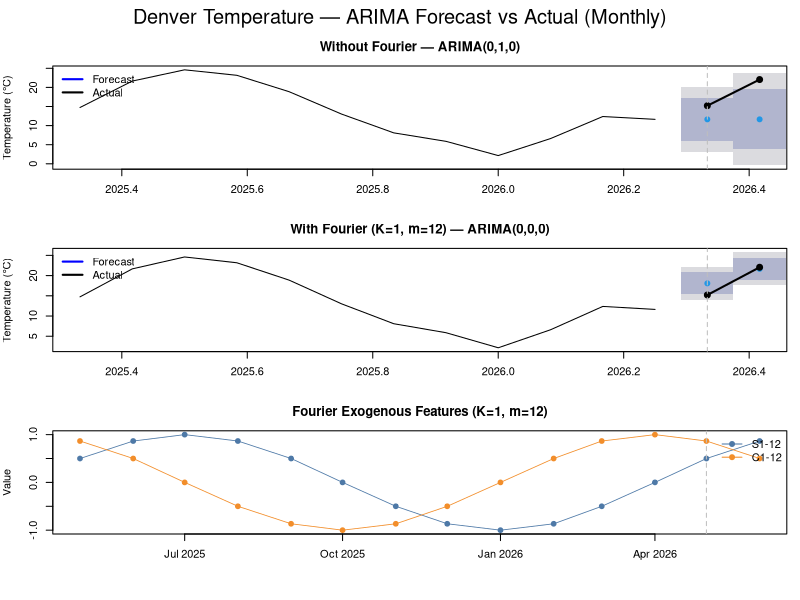

R code for this plot:
library(forecast)
library(lubridate)

# How many sine and cosine terms should be created?
# Results in 2*K extra exogenous terms
# Must be less than 2 / M
K <- 1

# Period of seasonality
M <- 12

# Monthly dataset of Denver temperature from the past 14 months.
# I used this dataset because it has strong seasonality.
# Data is from fetch_denver_temp.py.
df <- read.csv("denver_temperature.csv")
df$month <- as.Date(df$time)
df$time  <- NULL

train_df <- head(df, 12)
test_df  <- tail(df, 2)

start_train <- c(year(train_df$month[1]), month(train_df$month[1]))
ts_train    <- ts(train_df$temp, frequency = M, start = start_train)

start_test <- c(year(test_df$month[1]), month(test_df$month[1]))
ts_test    <- ts(test_df$temp, frequency = M, start = start_test)

cat(sprintf("Train: %s to %s (%d months)\n",
  train_df$month[1], tail(train_df$month, 1), nrow(train_df)))
cat(sprintf("Test:  %s to %s (%d months)\n",
  test_df$month[1], tail(test_df$month, 1), nrow(test_df)))


fit_and_forecast <- function(ts_train, use_fourier, h) {
  if (use_fourier) {
    xreg_train <- fourier(ts_train, K = K)
    xreg_test  <- fourier(ts_train, K = K, h = h)
    fit <- auto.arima(ts_train, xreg = xreg_train, seasonal = FALSE)
    fc  <- forecast(fit, xreg = xreg_test, h = h)
  } else {
    fit <- auto.arima(ts_train, seasonal = FALSE)
    fc  <- forecast(fit, h = h)
  }
  list(fit = fit, fc = fc)
}

cat("\n--- Without Fourier ---\n")
result_plain   <- fit_and_forecast(ts_train, use_fourier = FALSE, h = nrow(test_df))
print(summary(result_plain$fit))

cat("\n--- With Fourier ---\n")
result_fourier <- fit_and_forecast(ts_train, use_fourier = TRUE,  h = nrow(test_df))
print(summary(result_fourier$fit))

fmt_order <- function(fit) {
  o <- arimaorder(fit)
  sprintf("ARIMA(%d,%d,%d)", o["p"], o["d"], o["q"])
}

# Fourier features for full date range (train + test)
xreg_all  <- rbind(fourier(ts_train, K = K), fourier(ts_train, K = K, h = nrow(test_df)))
all_times <- df$month


par(mfrow = c(3, 1), mar = c(3, 4, 3, 1), oma = c(2, 0, 2, 0))

vline_x <- start_test[1] + (start_test[2] - 1) / M

for (entry in list(
  list(result = result_plain,   label = "Without Fourier"),
  list(result = result_fourier, label = sprintf("With Fourier (K=%d, m=%d)", K, M))
)) {
  fc    <- entry$result$fc
  title <- sprintf("%s — %s", entry$label, fmt_order(entry$result$fit))
  plot(fc, main = title, ylab = "Temperature (°C)", xlab = "")
  lines(ts_test, col = "black", lwd = 2, type = "o", pch = 19)
  abline(v = vline_x, col = "gray", lty = 2)
  legend("topleft", legend = c("Forecast", "Actual"),
         col = c("blue", "black"), lty = 1, lwd = 2, bty = "n")
}

colors <- palette.colors(ncol(xreg_all), palette = "tableau10")
plot(all_times, xreg_all[, 1], type = "o", col = colors[1], pch = 19, lwd = 0.8,
     ylim = range(xreg_all), main = sprintf("Fourier Exogenous Features (K=%d, m=%d)", K, M),
     ylab = "Value", xlab = "Date")
for (i in seq(2, ncol(xreg_all))) {
  lines(all_times, xreg_all[, i], type = "o", col = colors[i], pch = 19, lwd = 0.8)
}
abline(v = test_df$month[1], col = "gray", lty = 2)
legend("topright", legend = colnames(xreg_all),
       col = colors, lty = 1, pch = 19, bty = "n")

mtext("Denver Temperature — ARIMA Forecast vs Actual (Monthly)", outer = TRUE, cex = 1.2)
